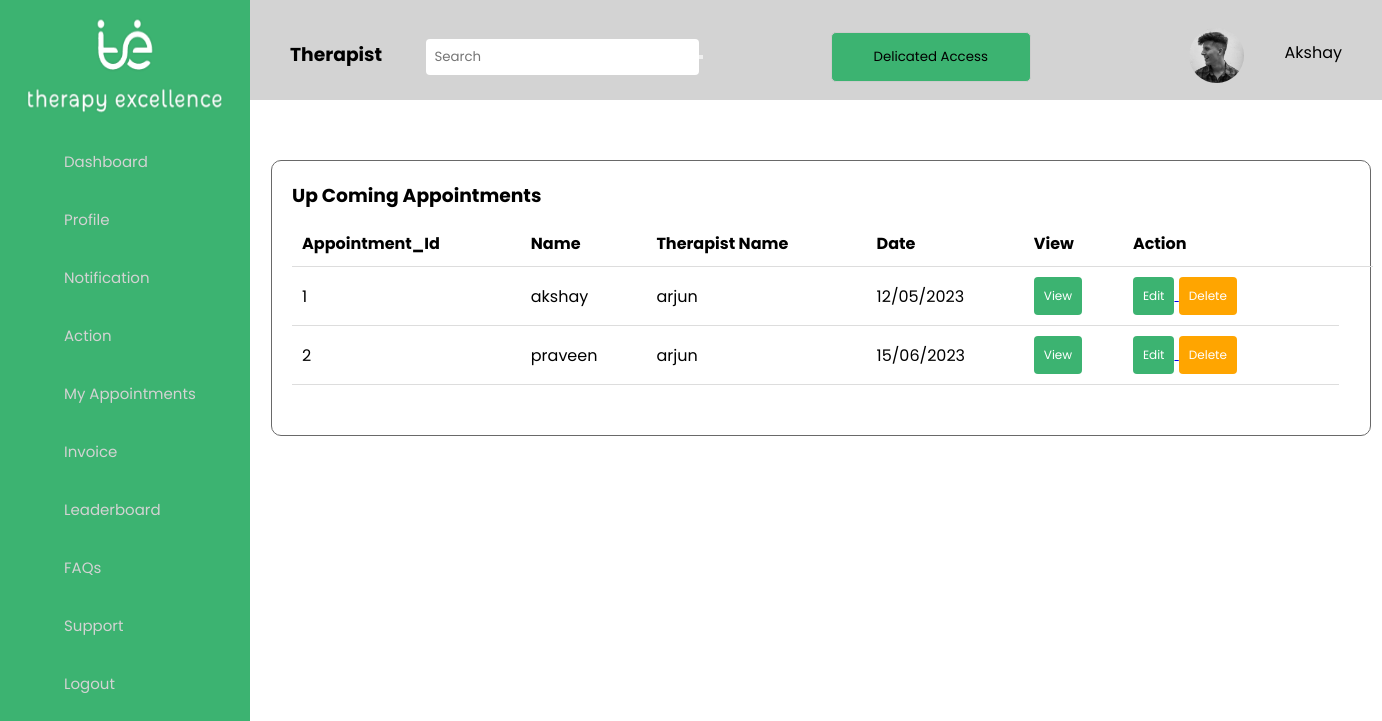
Page /thupcomingappointment on the committed database.
### client/models.py (models this page shows, shortened)
class Book_appointments(models.Model):
    Appointment_id=models.AutoField(primary_key=True,blank=True,unique=True)
    Name=models.CharField(max_length=42)
    Date=models.CharField(max_length=42)
    Problem=models.CharField(max_length=42)
    Supervisor_Name=models.CharField(max_length=42)
    Therapist_Name=models.CharField(max_length=42)
    Email= models.EmailField()
    Phone_Number=models.CharField(max_length=42)
    Age=models.CharField(max_length=3)
    Time=models.CharField(max_length=42)
    Gender=models.CharField(max_length=42)

### client/views.py (the view)
# urls.py: path(r'thupcomingappointment',upcoming_appointmentsListing.as_view(),name='thupcomingappointment'),
class upcoming_appointmentsListing(View):
    template_name = 'thupcomingappointment.html'
    def get(self,request):
        cust_obj = Book_appointments.objects.all()
        context = {
        'thupcomingappointment':cust_obj
        }
        return render(request,self.template_name,context)

### templates/thupcomingappointment.html (shortened to what this page needs)
{% load static %}
<!DOCTYPE html>
<html lang="en">
<head>
    <link rel="stylesheet" href="{% static 'css/Appointments.css' %} ">
    <link rel="stylesheet" href="{% static 'css/sidebarcustom.css' %}" >
    <link href="https://unpkg.com/boxicons@2.0.7/css/boxicons.min.css" rel="stylesheet" />
    <link rel="stylesheet" href="https://cdnjs.cloudflare.com/ajax/libs/normalize/5.0.0/normalize.min.css">
    <link rel="stylesheet" href="{% static 'css/list.css' %}" >
</head>
<body>
    <div class="sidebar">
        <img src="static/img/images/logo_2.png" alt="Side Navigation Image">
<ul class="nav-list">
        <li>
          <a href="therapisthome">
            <i><iconify-icon icon="material-symbols:dashboard"></iconify-icon></i>
            <span class="links_name">Dashboard</span>
          </a>
        </li>
        <li>
          <a href="thprofile">
            <i><iconify-icon icon="iconamoon:profile-duotone"></iconify-icon></i>
            <span class="links_name">Profile</span>
          </a>
        </li>
        <li>
          <a href="thnotification">
             <i><iconify-icon icon="iconamoon:notification-duotone"></iconify-icon></i>
            <span class="links_name">Notification</span>
          </a>
        </li>
        <li>
          <a href="#">
            <a href="#"><i><iconify-icon icon="mdi:interaction-tap"></iconify-icon></i>
            <span class="links_name">Action</span>
          </a>
        </li>
        <li>
         <ul>
          <li class="section">
              <a href="#"><i><iconify-icon icon="uil:calender"></iconify-icon></i>
                  <span class="links_name">My Appointments</span>
              </a>
          </li>
        </ul>
          </li>
        <li>
            <a href="thinvoice"><i><iconify-icon icon="la:file-invoice"></i>
            <span class="links_name">Invoice</span>
          </a>
        </li>
        <li>
          <a href="#">
           <a href="threwardsystem"><i><iconify-icon icon="fluent:reward-12-filled"></i>
            <span class="links_name">Leaderboard</span>
          </a>
        </li>
        <li>
          <a href="thfaq">
            <i><iconify-icon icon="streamline:interface-help-question-circle-circle-faq-frame-help-info-mark-more-query-question"></i>
            <span class="links_name">FAQs</span>
          </a>
        </li>
        <li>
          <a href="thsupport">
            <i><iconify-icon icon="bx:headphone"></i>
            <span class="links_name">Support</span>
          </a>
        </li>
        <li>
          <a href="logout">
            <i><iconify-icon icon="material-symbols:logout"></i>
            <span class="links_name">Logout</span>
          </a>
        </li>
      </ul>
    </div>
    <section class="home-section">
 <nav>
    <ul>
      <li><h3><a href="#">Therapist</a></li></h3>
       <li class="search-bar">
        <form>
          <input type="text" placeholder="Search">
          <button type="submit"></button>
        </form>
      </li>
      <li>
          <button class="my-button1">Delicated Access</button>
      </li>
      <img src="static/img/images/Ellipse_1.png">
       <li class="right">
  <a href="#">Akshay</a>
</li>
    </ul>
  </nav>
   <div class="container">
        <div class="profile-card">
          <h3 > Up Coming Appointments</h3>
<div class="account-info">
                    <div class="data">
                        <div class="important-data">
                            <section class="data-item">
                <table >
                    <thead>
                    <div> <form action="thupcomingappointment" method="POST">
                    <thead>
                        <tr>
                            <th><span>Appointment_Id</span></th>
                            <th><span>Name</span></th>
                            <th><span>Therapist Name</span></th>
                            <th><span>Date</span></th>
                            <th class="text-center"><span>View</span></th>
                            <th><span>Action</span></th>
                            <th>&nbsp;</th>
                        </tr>
                    </thead>
                     {% for item in thupcomingappointment %}
                    <tbody>
                        <tr>
                            <td>{{item.Appointment_id}}</td>
                            <td>{{item.Name}}</td>
                            <td>{{item.Therapist_Name}}</td>
                            <td>{{item.Date}}</td>
                             <td>
                            <a href="#" class="table-link">
                                <button type="button" class="my-button green-button">View</button>
                            </a>
                           </td>
                        <td style="width: 20%;">
                                 <a href="client_editupcoming_appointments{{item.Appointment_id}}" class="table-link">
                                     <span class="table-link">
                                         <button type="button" class="my-button green-button">Edit</button>
                                    </span>
                                </a>
                                <a href="delete_upcoming_appointments/{{item.Appointment_id}}" class="table-link danger">
                                    <span class="table-link">
                                         <button type="button" class="my-button orange-button">Delete</button>
                                    </span>
                                </a>
                            </td>
                </tr>
            </tbody>
                {% endfor %}
        </table>
    </div>
</body>
</html>

### static/css/Appointments.css (style rules this page uses)
html { box-sizing: border-box; font-family: Arial, Helvetica, sans-serif; }
body { background-image: url(/images/banner.jpg); background-size: cover; }
.profile-card h3 { padding: 10px; }
.container { height: auto; backdrop-filter: blur(20px); display: flex; justify-content: center; align-items: center; margin-top: 60px; margin-right: 10px; }
.profile-card { width: 1100px; height: auto; background-color: white; border-radius: 10px; border: 1px solid dimgray; padding: 10px; margin-left: 20px; display: grid; grid-template-rows: 10px auto; }
.account-info { display: grid; padding: 10px; margin-top:10px; margin-bottom: 10px; margin-left:-30px; margin-right: 0px; }
.data { flex-direction: column; justify-content: space-between; color: var(--secondary-color); padding: 20px; text-align: center; border: 1px solid var(--border-color); border-radius: 10px; margin-left: 10px; }
.important-data { display: flex; justify-content: space-between; align-items: center; }

### static/css/sidebarcustom.css (style rules this page uses)
* { margin: 0; padding: 0; box-sizing: border-box; font-family: "Poppins" , sans-serif; }
.sidebar { position: fixed; left: 0; top: 0; height: 150vh; width: 250px; background: rgb(60, 179, 113); padding: 6px 14px; z-index: 99; overflow-y: scroll; }
.sidebar img { display: block; margin: 10px auto; width: 200px; height: 100px; }
.sidebar i { color: #fff; height: 60px; min-width: 50px; font-size: 25px; text-align: center; line-height: 60px; }
.sidebar .nav-list { margin-top: 20px; height: 100%; }
.sidebar li { position: relative; margin: 8px 0; list-style: none; }
.sidebar li a { display: flex; height: 101%; width: 101%; border-radius: 12px; align-items: center; text-decoration: none; transition: all 0.4s ease; background:; }
.sidebar li a .links_name { color: lightgrey; font-size: 15px; font-weight: 400; white-space: nowrap; }
.sidebar li i { height: 50px; line-height: 50px; font-size: 18px; border-radius: 12px; }
.home-section { position: relative; background:white; min-height: 100vh; top: 0; left: 250px; width: calc(100% - 250px); transition: all 0.5s ease; z-index: 2; }
nav { background-color: lightgrey; height: 100px; }
nav ul { list-style-type: none; margin: 0; padding: 0; }
nav ul li { display: inline-block; }
nav ul li.right { float: right; }
nav ul li a { display: block; padding: 40px; color: black; text-decoration: none; }
nav ul li.search-bar { margin-left: auto; width: 400px; }
nav form { display: flex; align-items: center; }
nav input[type="text"] { padding: 8px; border: none; border-radius: 4px; }
nav img { transform: translate(280%, 40%); }
.my-button1 { width: 200px; padding: 5px; height: 50px; background-color: rgb(60, 179, 113); border: 1px solid #ccc; border-radius: 5px; }

### static/css/list.css (style rules this page uses)
table { border-collapse: collapse; width: 150%; }
th, td { padding: 10px; text-align: left; border-bottom: 1px solid #ddd; }
th { background-color:; }
.my-button { display: inline-block; padding: 10px 10px; font-size: 12px; text-align: center; text-decoration: none; border: none; border-radius: 4px; cursor: pointer; transition: background-color 0.3s ease; }
.green-button { background-color: MediumSeaGreen; color: #fff; }
.orange-button { background-color: orange; color: #fff; }

### rows in the picture
Book_appointments: Appointment_id "1", Name "akshay", Therapist_Name "arjun", Date "12/05/2023"
Book_appointments: Appointment_id "2", Name "praveen", Therapist_Name "arjun", Date "15/06/2023"
